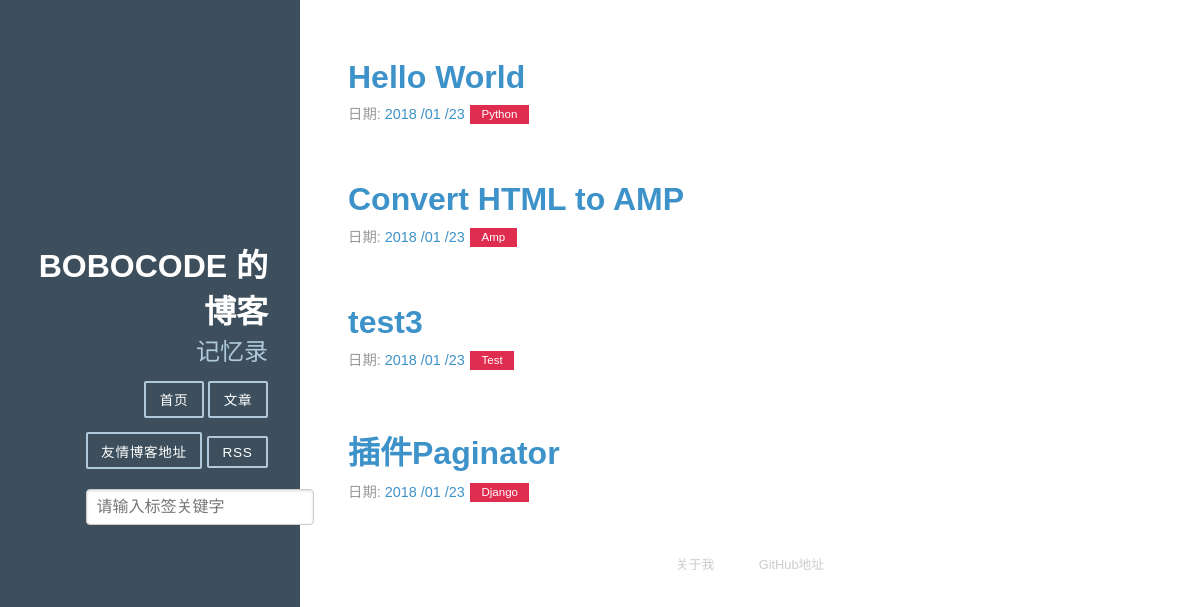
/archives/, run on the app's committed database.
### article/models.py (models this page shows, shortened)
class Article(models.Model):
	title = models.CharField(max_length=100)
	category = models.CharField(max_length=50,blank=True)
	date_time = models.DateField(auto_now_add =True)
	content = models.TextField(blank=True,null=True)
	class Meta:
		ordering = ['-date_time']
	class Meta:
		ordering = ['-date_time']

### article/views.py (the view)
# urls.py: url(r'^archives/$',ArchivesView.as_view(),name='archives'),
class ArchivesView(View):
	def get(self,request):
		try:
			article_list = Article.objects.all()
		except Article.DoesNotExist:
			raise Http404
		return render(request,'archives.html',{'article_list':article_list})

### templates/archives.html
{% extends "base.html" %}
{% block content %}
<div class="posts">
    {% for article in article_list %}
        <section class="post">
            <header class="post-header">
                <h2 class="post-title"><a href="{% url "detail" id=article.id %}">{{ article.title }}</a></h2>
                    <p class="post-meta">
                        日期:  <a class="post-author" href="#">{{ article.date_time |date:"Y /m /d"}}</a> <a class="post-category post-category-js" href="{% url "search_tag" my_tag=article.category %}">{{ article.category | title }}</a>
                    </p>
            </header>
        </section>
    {% empty %}
    <h2 class="post-title">没找到文章</a></h2>
    {% endfor %}
</div>
{% endblock %}

### templates/base.html (shortened to what this page needs)
<!doctype html>
<html lang="en">
<head>
    <link rel="stylesheet" href="/static/css/pure-min.css">
    <link rel="stylesheet" href="/static/css/grids-responsive-min.css">
    <link rel="stylesheet" href="/static/css/blog.css">
    <link rel="stylesheet" href="/static/css/monokai.css">
</head>
<body>
    <div id="layout" class="pure-g">
        <div class="sidebar pure-u-1 pure-u-md-1-4">
            <div class="header">
                <h1 class="brand-title">BoBoCode 的博客</h1>
                <h2 class="brand-tagline">记忆录</h2>
                <nav class="nav">
                    <ul class="nav-list">
                        <li class="nav-item">
                            <a class="pure-button" href="{% url 'home' %}">首页</a>
                        </li>
                        <li class="nav-item">
                            <a class="pure-button" href="{% url 'archives' %}">文章</a>
                        </li>
                        <li class="nav-item">
                            <a class="pure-button" href="https://bb-code.github.io/">友情博客地址</a>
                        </li>
                        <li class="nav-item">
                            <a class="pure-button" href="{% url 'RSS' %}">RSS</a>
                        </li>
                    </ul>
                    <form class="pure-form" action="{% url 'search' %}" method="get">
                        <input class="pure-input-3-3" type="search" name="kw" placeholder="请输入标签关键字" required>
                    </form>
                </nav>
            </div>
        </div>
        <div class="content pure-u-1 pure-u-md-3-4">
            <div>
                {% block content %} {% endblock %}
                <div class="footer">
                    <div class="pure-menu pure-menu-horizontal pure-menu-open">
                        <ul>
                            <li><a href="https://bb-code.github.io/about">关于我</a></li>
                            <li><a href="https://github.com/BB-Code/">GitHub地址</a></li>
                        </ul>
                    </div>
                </div>
            </div>
        </div>
    </div>
</body>
</html>

### static/css/pure-min.css (style rules this page uses)
article,aside,details,figcaption,figure,footer,header,hgroup,main,nav,section,summary { display:block }
html { font-size:100%;-ms-text-size-adjust:100%;-webkit-text-size-adjust:100% }
html,button,input,select,textarea { font-family:sans-serif }
body { margin:0 }
h1 { font-size:2em;margin:.67em 0 }
h2 { font-size:1.5em;margin:.83em 0 }
p,pre { margin:1em 0 }
dl,menu,ol,ul { margin:1em 0 }
menu,ol,ul { padding:0 0 0 40px }
nav ul,nav ol { list-style:none;list-style-image:none }
form { margin:0 }
button,input,select,textarea { font-size:100%;margin:0;vertical-align:baseline;*vertical-align:middle }
button,input { line-height:normal }
input[type=search] { -webkit-appearance:textfield;-moz-box-sizing:content-box;-webkit-box-sizing:content-box;box-sizing:content-box }
.pure-g { letter-spacing:-.31em;*letter-spacing:normal;*word-spacing:-.43em;text-rendering:optimizespeed;font-family:FreeSans,Arimo,"Droid Sans",Helvetica,Arial,sans-serif;display:-webkit-flex;-webkit-flex-flow:row wrap;display:-ms-flexbox;-ms-flex-flow:row wrap }
.pure-g [class *="pure-u"] { font-family:sans-serif }
.pure-u-1,.pure-u-1-1,.pure-u-1-2,.pure-u-1-3,.pure-u-2-3,.pure-u-1-4,.pure-u-3-4,.pure-u-1-5,.pure-u-2-5,.pure-u-3-5,.pure-u-4-5,.pure-u-5-5,.pure-u-1-6,.pure-u-5-6,.pure-u-1-8,.pure-u-3-8,.pure-u-5-8,.pure-u-7-8,.pure-u-1-12,.pure-u-5-12,.pure-u-7-12,.pure-u-11-12,.pure-u-1-24,.pure-u-2-24,.pure-u-3-24,.pure-u-4-24,.pure-u-5-24,.pure-u-6-24,.pure-u-7-24,.pure-u-8-24,.pure-u-9-24,.pure-u-10-24,.pure-u-11-24,.pure-u-12-24,.pure-u-13-24,.pure-u-14-24,.pure-u-15-24,.pure-u-16-24,.pure-u-17-24,.pure-u-18-24,.pure-u-19-24,.pure-u-20-24,.pure-u-21-24,.pure-u-22-24,.pure-u-23-24,.pure-u-24-24 { display:inline-block;*display:inline;zoom:1;letter-spacing:normal;word-spacing:normal;vertical-align:top;text-rendering:auto }
.pure-u-1,.pure-u-1-1,.pure-u-5-5,.pure-u-24-24 { width:100% }
.pure-button { display:inline-block;*display:inline;zoom:1;line-height:normal;white-space:nowrap;vertical-align:baseline;text-align:center;cursor:pointer;-webkit-user-drag:none;-webkit-user-select:none;-moz-user-select:none;-ms-user-select:none;user-select:none }
.pure-button { font-family:inherit;font-size:100%;*font-size:90%;*overflow:visible;padding:.5em 1em;color:#444;color:rgba(0,0,0,.8);*color:#444;border:1px solid #999;border:0 rgba(0,0,0,0);background-color:#E6E6E6;text-decoration:none;border-radius:2px }
.pure-form input[type=text],.pure-form input[type=password],.pure-form input[type=email],.pure-form input[type=url],.pure-form input[type=date],.pure-form input[type=month],.pure-form input[type=time],.pure-form input[type=datetime],.pure-form input[type=datetime-local],.pure-form input[type=week],.pure-form input[type=number],.pure-form input[type=search],.pure-form input[type=tel],.pure-form input[type=color],.pure-form select,.pure-form textarea { padding:.5em .6em;display:inline-block;border:1px solid #ccc;box-shadow:inset 0 1px 3px #ddd;border-radius:4px;-webkit-box-sizing:border-box;-moz-box-sizing:border-box;box-sizing:border-box }
.pure-menu ul { position:absolute;visibility:hidden }
.pure-menu.pure-menu-open { visibility:visible;z-index:2;width:100% }
.pure-menu ul { left:-10000px;list-style:none;margin:0;padding:0;top:-10000px;z-index:1 }
.pure-menu>ul { position:relative }
.pure-menu-open>ul { left:0;top:0;visibility:visible }
.pure-menu li { position:relative }
.pure-menu a,.pure-menu .pure-menu-heading { display:block;color:inherit;line-height:1.5em;padding:5px 20px;text-decoration:none;white-space:nowrap }
.pure-menu.pure-menu-horizontal>ul { display:inline-block;*display:inline;zoom:1;vertical-align:middle }
.pure-menu li a { padding:5px 20px }
.pure-menu-horizontal li { display:inline-block;*display:inline;zoom:1;vertical-align:middle }
.pure-menu.pure-menu-open,.pure-menu.pure-menu-horizontal li .pure-menu-children { background:#fff;border:1px solid #b7b7b7 }
.pure-menu.pure-menu-horizontal,.pure-menu.pure-menu-horizontal .pure-menu-heading { border:0 }
.pure-menu a { border:1px solid transparent;border-left:0;border-right:0 }
.pure-menu a,.pure-menu .pure-menu-can-have-children>li:after { color:#777 }

### templates/base.html (style rules this page uses)
form { margin-top: 20px; width: 282px; }

### data on the page
Article: title "Hello World", date_time "2018 /01 /23", category "Python"
Article: title "Convert HTML to AMP", date_time "2018 /01 /23", category "Amp"
Article: title "test3", date_time "2018 /01 /23", category "Test"
Article: title "插件Paginator", date_time "2018 /01 /23", category "Django"
